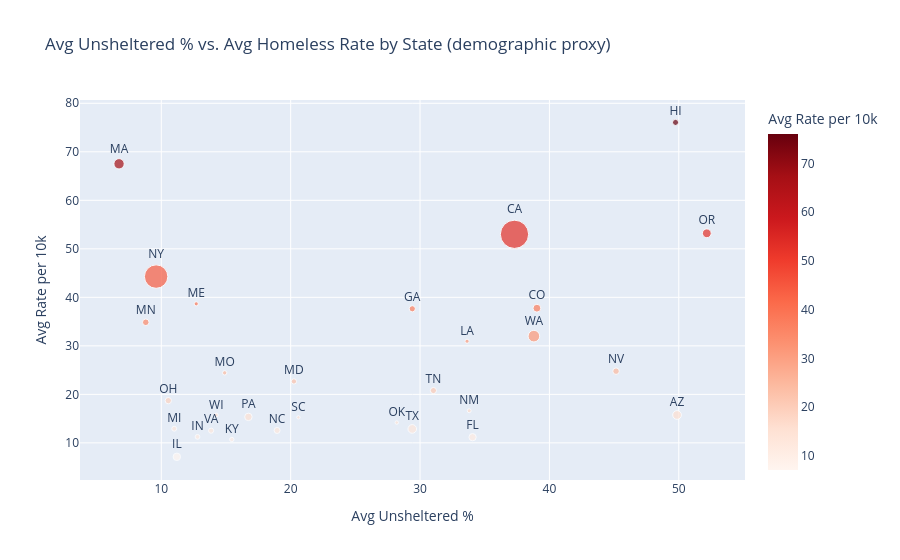

The cell this chart's notebook holds for it:
### Code cell
if len(df_demo) > 5:
    slope, intercept, r, p, se = stats.linregress(df_demo['pct_black'], df_demo['homeless_rate_per_10k'])
    r2 = r ** 2
    x_range = [df_demo['pct_black'].min(), df_demo['pct_black'].max()]
    y_range = [slope * x + intercept for x in x_range]
    fig = px.scatter(
        df_demo, x='pct_black', y='homeless_rate_per_10k', text='city_name',
        color='homeless_rate_per_10k', color_continuous_scale='Reds',
        hover_name='coc_name',
        title=f'% Black Population vs. Homeless Rate (City/CoC)<br><sup>r={r:.3f}, R²={r2:.3f}, p={p:.4f}</sup>',
        labels={'pct_black': '% Black (non-Hispanic)', 'homeless_rate_per_10k': 'Rate per 10k'},
    )
    fig.add_trace(go.Scatter(x=x_range, y=y_range, mode='lines', name='Regression', line=dict(color='darkred', dash='dash')))
    fig.update_traces(textposition='top center', selector=dict(mode='markers+text'))
    fig.show()
else:
    # Show unsheltered % breakdown by state as demographic proxy
    state_avg = df.groupby('state_postal').agg(
        avg_unsheltered_pct=('unsheltered_pct', 'mean'),
        avg_rate=('homeless_rate_per_10k', 'mean'),
        total=('total_homeless', 'sum')
    ).reset_index()
    fig = px.scatter(
        state_avg, x='avg_unsheltered_pct', y='avg_rate', text='state_postal',
        size='total', color='avg_rate', color_continuous_scale='Reds',
        title='Avg Unsheltered % vs. Avg Homeless Rate by State (demographic proxy)',
        labels={'avg_unsheltered_pct': 'Avg Unsheltered %', 'avg_rate': 'Avg Rate per 10k'},
    )
    fig.update_traces(textposition='top center', selector=dict(mode='markers+text'))
    fig.show()

### Figure 1 — Plotly figure (JSON) as saved in the notebook; plotly's stock layout.template omitted (floating-point values rounded to 4 significant figures)
{"data": [{"hovertemplate": "Avg Unsheltered %=%{x}<br>Avg Rate per 10k=%{marker.color}<br>total=%{marker.size}<br>state_postal=%{text}<extra></extra>", "legendgroup": "", "marker": {"color": [15.75, 52.99, 37.76, 11.17, 37.64, 76.06, 7.123, 11.24, 10.69, 30.95, 67.53, 22.66, 38.66, 12.91, 34.86, 24.43, 12.56, 16.62, 24.78, 44.28, 18.71, 14.18, 53.2, 15.36, 15.26, 20.78, 12.87, 12.52, 32.0, 15.73], "coloraxis": "coloraxis", "size": [13097, 137578, 10610, 9076, 6601, 6390, 9585, 3868, 3268, 2980, 18444, 4724, 2968, 4080, 7460, 3280, 6236, 2668, 7297, 94537, 6848, 2068, 13384, 9590, 1846, 6480, 12801, 4492, 23333, 2568], "sizemode": "area", "sizeref": 343.9, "symbol": "circle"}, "mode": "markers+text", "name": "", "orientation": "v", "showlegend": false, "text": ["AZ", "CA", "CO", "FL", "GA", "HI", "IL", "IN", "KY", "LA", "MA", "MD", "ME", "MI", "MN", "MO", "NC", "NM", "NV", "NY", "OH", "OK", "OR", "PA", "SC", "TN", "TX", "VA", "WA", "WI"], "textposition": "top center", "type": "scatter", "x": [49.87, 37.3, 39.03, 34.06, 29.4, 49.75, 11.2, 12.8, 15.45, 33.63, 6.733, 20.25, 12.7, 11.0, 8.8, 14.9, 18.95, 33.8, 45.15, 9.6, 10.54, 28.2, 52.17, 16.73, 20.6, 31.03, 29.4, 13.85, 38.8, 14.25], "xaxis": "x", "y": [15.75, 52.99, 37.76, 11.17, 37.64, 76.06, 7.123, 11.24, 10.69, 30.95, 67.53, 22.66, 38.66, 12.91, 34.86, 24.43, 12.56, 16.62, 24.78, 44.28, 18.71, 14.18, 53.2, 15.36, 15.26, 20.78, 12.87, 12.52, 32.0, 15.73], "yaxis": "y"}], "layout": {"coloraxis": {"colorbar": {"title": {"text": "Avg Rate per 10k"}}, "colorscale": [[0.0, "rgb(255,245,240)"], [0.125, "rgb(254,224,210)"], [0.25, "rgb(252,187,161)"], [0.375, "rgb(252,146,114)"], [0.5, "rgb(251,106,74)"], [0.625, "rgb(239,59,44)"], [0.75, "rgb(203,24,29)"], [0.875, "rgb(165,15,21)"], [1.0, "rgb(103,0,13)"]]}, "legend": {"itemsizing": "constant", "tracegroupgap": 0}, "title": {"text": "Avg Unsheltered % vs. Avg Homeless Rate by State (demographic proxy)"}, "xaxis": {"anchor": "y", "domain": [0.0, 1.0], "title": {"text": "Avg Unsheltered %"}}, "yaxis": {"anchor": "x", "domain": [0.0, 1.0], "title": {"text": "Avg Rate per 10k"}}}}
